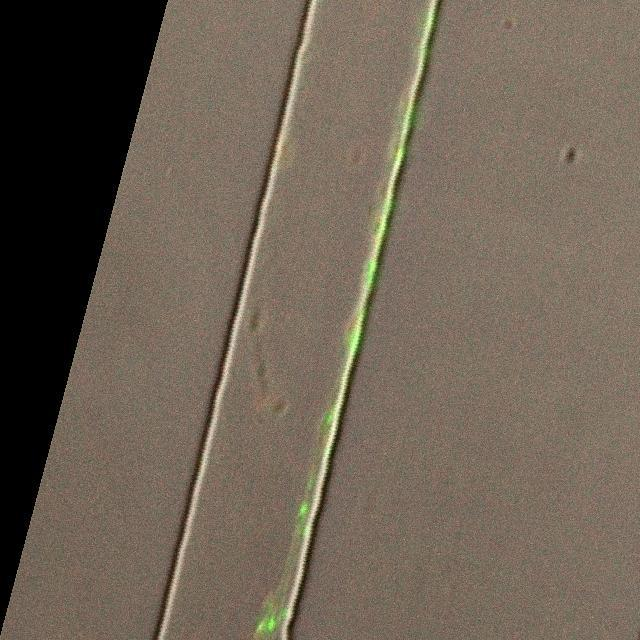
#> input picture ICC_dataset/OGsplit/val_augment/images/B3_1_Image001_ICC_rotate_0.jpg, 640 x 640 px; its folder holds 4 pictures in this run
$ jupyter execute largeblackremove.ipynb
#> lines starting #> are read from the running program, lines starting #| are printed output that depends on the picture
[cell 1]
import cv2
import os
import numpy as np
from matplotlib import pyplot as plt
#--------- Code Written by Khai Tha ----------------
def is_mostly_black(image_path, threshold=0.6, black_threshold=50):
#> called with threshold = 0.6, black_threshold = 50
    image = cv2.imread(image_path)
#> image is the input picture: shape (640, 640, 3); mean B, G, R 84.6, 98.1, 110.1
    if image is None:
        return False
    gray = cv2.cvtColor(image, cv2.COLOR_BGR2GRAY)
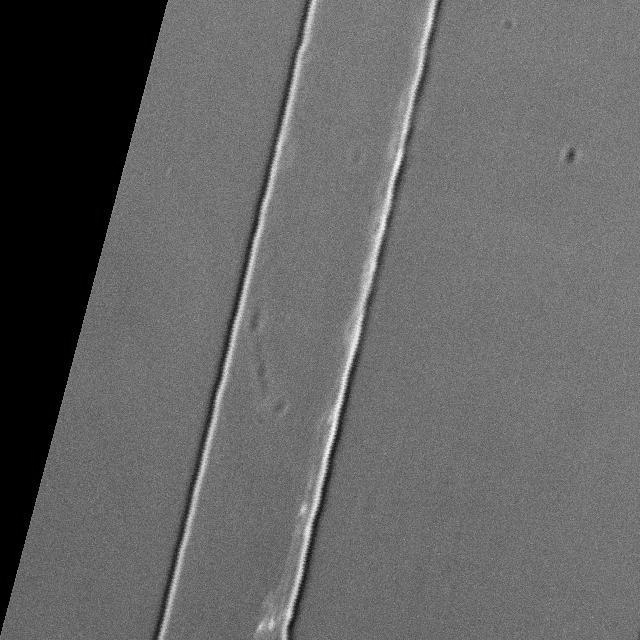
#> gray: shape (640, 640); min 0, max 251, mean 100.1
    black_pixels = np.sum(gray < black_threshold)
#> black_pixels = 55422
    total_pixels = gray.size
#> total_pixels = 409600
    black_ratio = black_pixels / total_pixels
#> black_ratio = 0.135
    return black_ratio, black_ratio > threshold

def delete_images_with_large_black_areas(image_folder, label_folder, delete_threshold=0.6, black_threshold=50):
    image_files = [f for f in os.listdir(image_folder) if f.endswith(('.png', '.jpg', '.jpeg'))]
    deleted_images = []

    # Preview for first 5 images flagged for deletion
    preview_count = 0
    for image_file in image_files:
        image_path = os.path.join(image_folder, image_file)
        black_ratio, should_delete = is_mostly_black(image_path, delete_threshold, black_threshold)
#> black_ratio = 0.135; should_delete = False

        if should_delete:
            # Preview for the first 5 deletions
            if preview_count < 5:
                print(f"Image: {image_file} - Black Area Ratio: {black_ratio * 100:.2f}%")
                img = cv2.imread(image_path)
                plt.imshow(cv2.cvtColor(img, cv2.COLOR_BGR2RGB))
                plt.title(f"{image_file} - Black Area: {black_ratio * 100:.2f}%")
                plt.show()
                preview_count += 1

            # Delete the image and its corresponding label
            os.remove(image_path)
            label_path = os.path.join(label_folder, image_file.replace('.jpg', '.txt').replace('.png', '.txt'))
            if os.path.exists(label_path):
                os.remove(label_path)
            deleted_images.append(image_file)
#> pass 2 of the loop in delete_images_with_large_black_areas, `for image_file in image_files:`:
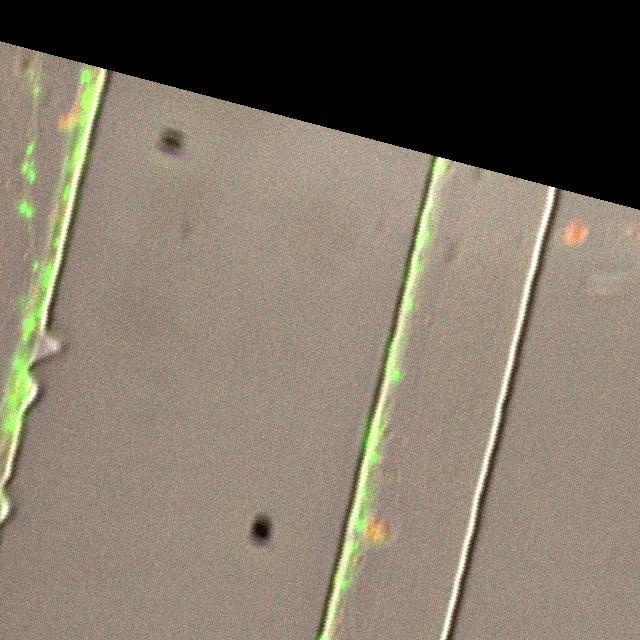
#> input picture ICC_dataset/OGsplit/val_augment/images/B3_1_Image001_ICC_rotate_2.jpg, 640 x 640 px
#> in is_mostly_black, image is the input picture: shape (640, 640, 3); mean B, G, R 101.5, 116, 126.1
#> in is_mostly_black (call 2), `gray = cv2.cvtColor(image, cv2.COLOR_BGR2GRAY)`:
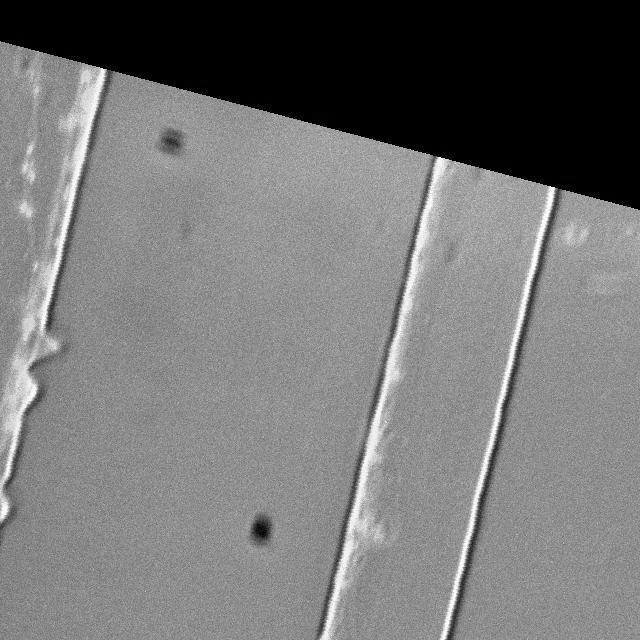
#> gray: shape (640, 640); min 0, max 254, mean 117.4
#> black_pixels = 80855
#> in is_mostly_black (call 2), `black_ratio = black_pixels / total_pixels`: black_ratio = 0.197

    print(f"Deleted {len(deleted_images)} images and corresponding labels.")

# Example usage:
image_folder = "OGsplit/val_augment/images"
label_folder = "OGsplit/val_augment/labels"

delete_images_with_large_black_areas(image_folder, label_folder)
